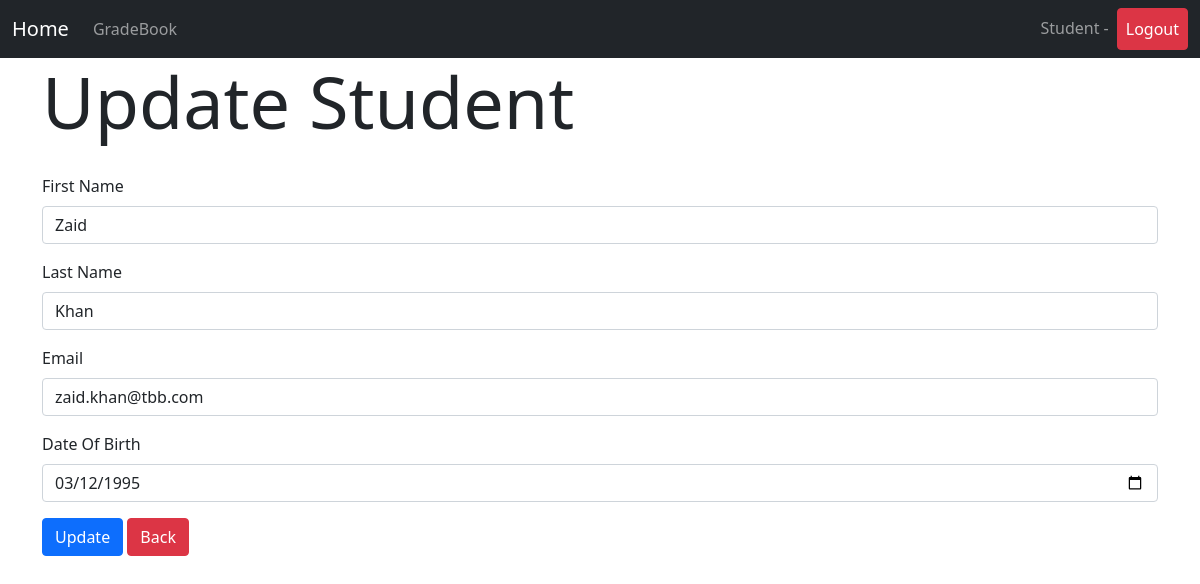
The app's page /students/update/2 (signed in), older data.
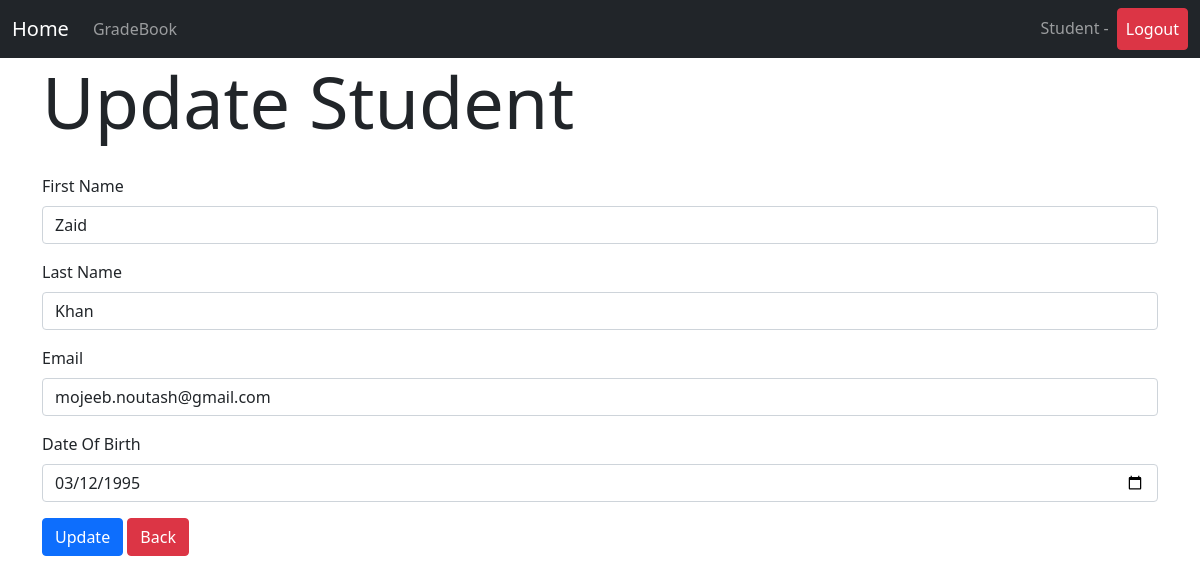
The same page, newer data.
### gradebook/models.py (models this page shows, shortened)
class Student(models.Model):
    user = models.OneToOneField(User, null=True, on_delete=models.CASCADE)
    studentID = models.PositiveIntegerField(null=False, blank=False, unique=True)
    firstName = models.CharField(max_length=50, null=False, blank=False)
    lastName = models.CharField(max_length=50, null=False, blank=False)
    email = models.EmailField(max_length=254, null=False, blank=False)
    dateOfBirth = models.DateField(null=False, blank=False)

### gradebook/views.py (the view)
# urls.py: path('students/update/<int:pk>', UpdateStudentView.as_view(), name='update_student'),
class UpdateStudentView(UpdateView):
    model = Student
    form_class = StudentForm
    template_name = 'student/update_student.html'

### gradebook/forms.py
class StudentForm(forms.ModelForm):
    class Meta:
        model = Student
        fields = ('user', 'studentID', 'firstName', 'lastName', 'email', 'dateOfBirth')
        widgets = {
            'user': forms.Select(attrs={'class': 'form-select'}),
            'studentID': forms.NumberInput(attrs={'class': 'form-control'}),
            'firstName': forms.TextInput(attrs={'class': 'form-control', 'placeholder': 'First Name'}),
            'lastName': forms.TextInput(attrs={'class': 'form-control', 'placeholder': 'Last Name'}),
            'email': forms.EmailInput(attrs={'class': 'form-control', 'placeholder': 'Email'}),
            'dateOfBirth': DatePickerInput(attrs={'class': 'form-control'}),
        }

### gradebook/templates/student/update_student.html (shortened to what this page needs)
{% extends "base.html" %}
{% block content %}
    <h1 class="display-2" style="margin-bottom: 30px">Update Student</h1>
    <form method="post">
        <div class="mb-3">
            <label for="firstName" class="form-label">First Name</label>
            {{ form.firstName }}
        </div>
        <div class="mb-3">
            <label for="lastName" class="form-label">Last Name</label>
            {{ form.lastName }}
        </div>
        <div class="mb-3">
            <label for="lastName" class="form-label">Email</label>
            {{ form.email }}
        </div>
        <div class="mb-3">
            <label for="lastName" class="form-label">Date Of Birth</label>
            {{ form.dateOfBirth }}
        </div>
        <button class="btn btn-primary" type="submit">Update</button>
        <a class="btn btn-danger" href="{% url 'list_students' %}">Back</a>
    </form>
{% endblock %}

Row changes from the older to the newer data that the page shows:
changed Student "Zaid": email "zaid.khan@tbb.com" → "mojeeb.noutash@gmail.com"
